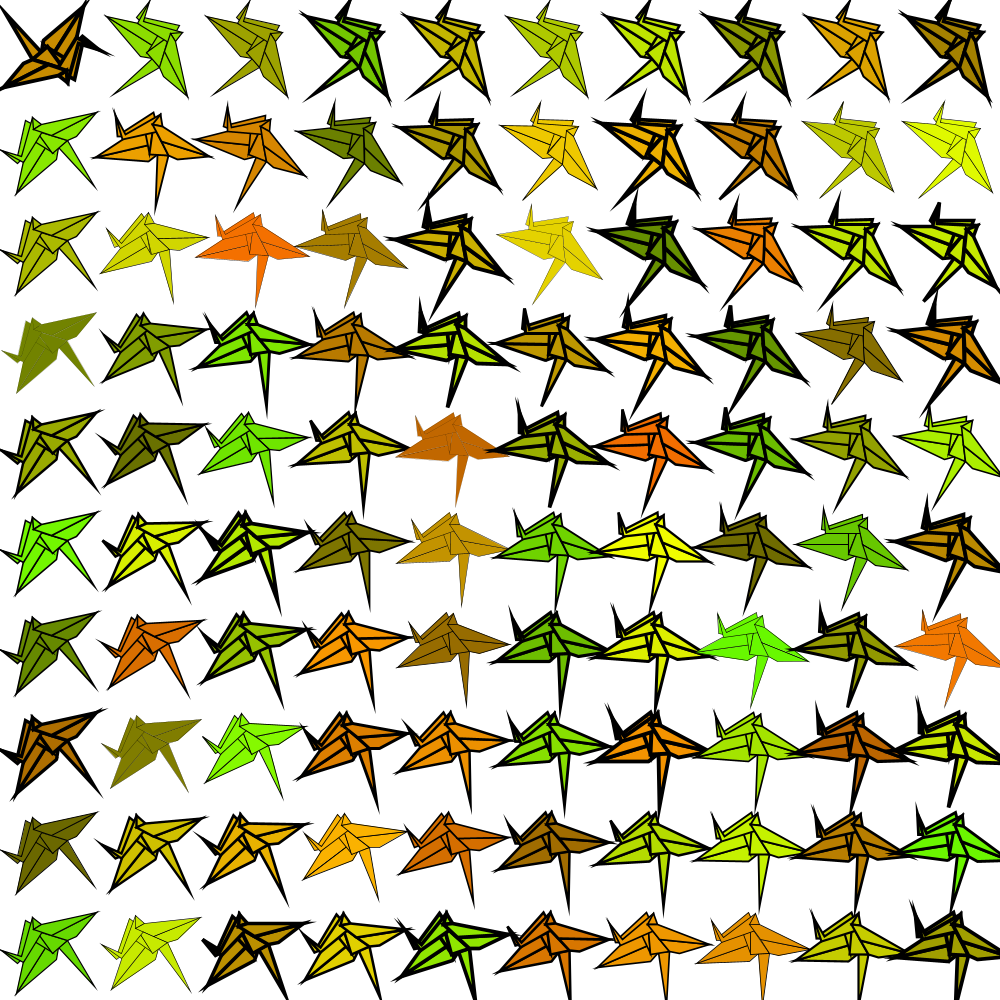
Frame 1 (no input)
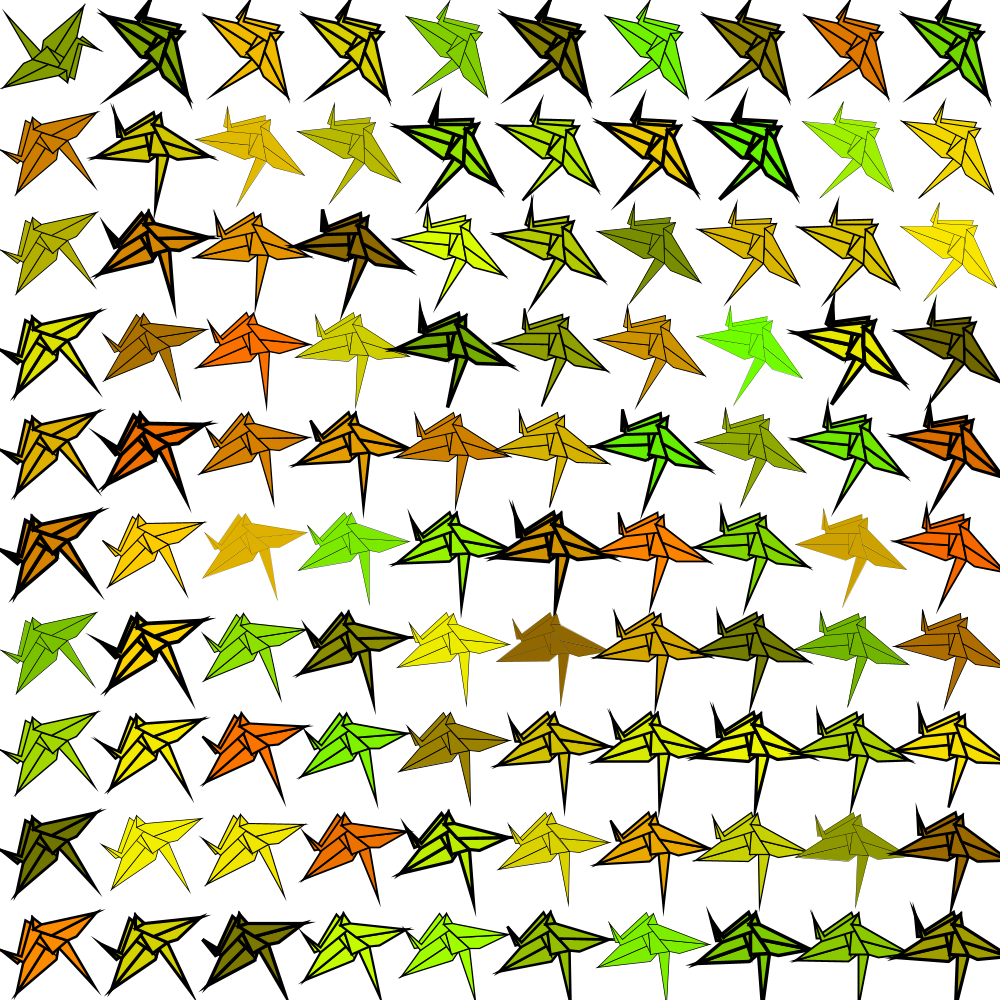
Frame 60 (the mouse pressed at the canvas centre just before this capture)
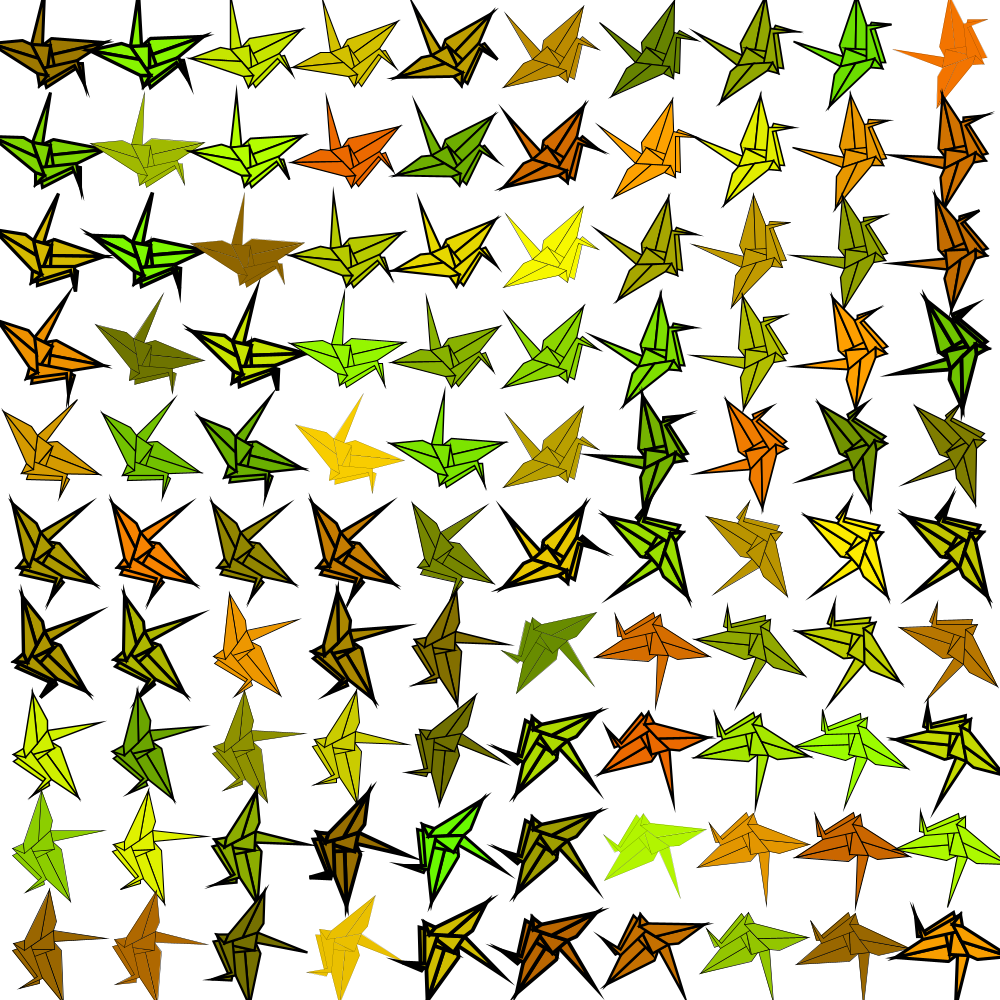
Frame 120 (the mouse held since frame 60 and released just before this capture)

The Processing sketch that drew these frames (run headless with seeded random() and noise(); from frame 60 on, the mouse is pressed at the canvas centre):

// Processing sketch: processing_51030
// ── processing_51030.pde

/*
KrazyKranes
Anna Lotko
CTIN 544
1/2/12

The motion of the cranes relies on the mouse's movement
The cranes change color and stroke weight randomly

*/

void setup() {
  smooth();
  size(1000,1000);
  
}

void draw() {
  background(255);
  
  
  translate(50,50);

  
  for (int i=0; i<width; i+=100){
    for (int j=0; j<height; j+=100) {

      pushMatrix();
        
      float a = atan2(mouseY-i, mouseX-j);
      translate(i,j);

      pushMatrix();
      rotate(a);
      float rR = random(100, 255);
      float bB = random(100, 255);
      float aA = random(0, 4);
      

      translate(-50, -50);
      
      crane(rR, bB, aA);
         
      popMatrix();

      popMatrix();  
    }
  }
}


void crane(float r, float b, float s) {
  
  fill(r, b, 0);
  
  strokeWeight(s);
  
  //A
  beginShape();
  vertex(83.75,6.31);
  vertex(43.56,40.88);
  vertex(41.42,52.46);
  vertex(52.92,55.01);
  endShape(CLOSE);


  //B
  beginShape();
  vertex(83.75,6.31);
  vertex(52.92,55.01);
  vertex(71.9,61.85);
  endShape(CLOSE);
  
  //C
  beginShape();
  vertex(98.81,49.69);
  vertex(82.68,36.99);
  vertex(78.97,40.02);
  endShape(CLOSE);
  
  //D
  beginShape();
  vertex(82.2,43.13);
  vertex(74.13,79.27);
  vertex(63.72,73.1);
  vertex(78.34,43.13);
  endShape(CLOSE);
  
  //E
  beginShape();
  vertex(47.55,47.27);
  vertex(65.08,58.11);
  vertex(60.95,64.42);
  endShape(CLOSE);
  
  //F
  beginShape();
  vertex(5.66,13.25);
  vertex(41.42,52.46);
  vertex(32.97,59.42);
  endShape(CLOSE);
  
  //G
  beginShape();
  vertex(47.05,46.62);
  vertex(60.95,64.42);
  vertex(65.85,69.63);
  vertex(32.97,59.42);
  endShape(CLOSE);
  
  //H
  beginShape();
  vertex(98.81,49.69);
  vertex(76.96,37.99);
  vertex(57.47,68.83);
  vertex(67.96,82.42);
  vertex(78.34,43.25);
  endShape(CLOSE);
  
  //I
  beginShape();
  vertex(67.96,82.42);
  vertex(58.22,75.7);
  vertex(66.33,70.18);
  endShape(CLOSE);
  
  //J
  beginShape();
  vertex(32.97,59.42);
  vertex(23.6,63.1);
  vertex(3.19,87.57);
  vertex(48.2,64.17);
  endShape(CLOSE);
  
  //K
  beginShape();
  vertex(48.2,64.17);
  vertex(3.19,87.57);
  vertex(58.22,75.7);
  vertex(66.33,70.18);
  endShape(CLOSE);
}
